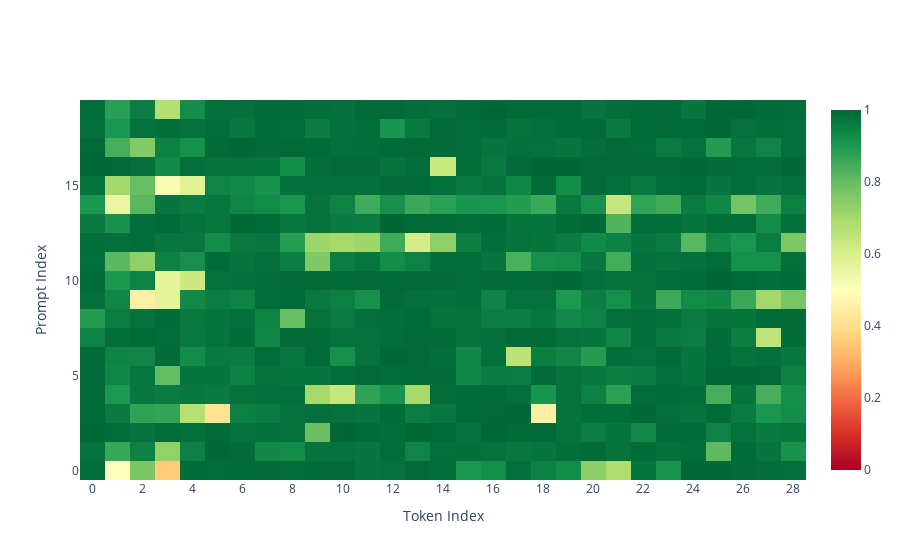

The notebook cell saved with this chart:
### Code cell
plot_scores_by_prompt(fact_scores)

### Figure 1 — Plotly figure (JSON) as saved in the notebook; plotly's stock layout.template omitted (floating-point values rounded to 4 significant figures; data arrays with more than 128 entries replaced by an {"elided": "..."} marker saying what was removed)
{"data": [{"colorscale": [[0, "rgb(165,0,38)"], [0.1, "rgb(215,48,39)"], [0.2, "rgb(244,109,67)"], [0.3, "rgb(253,174,97)"], [0.4, "rgb(254,224,139)"], [0.5, "rgb(255,255,191)"], [0.6, "rgb(217,239,139)"], [0.7, "rgb(166,217,106)"], [0.8, "rgb(102,189,99)"], [0.9, "rgb(26,152,80)"], [1, "rgb(0,104,55)"]], "hoverongaps": false, "showscale": true, "type": "heatmap", "z": {"elided": "20x29 float values"}, "zmax": 1, "zmin": 0}], "layout": {"autosize": true, "xaxis": {"autorange": true, "nticks": 29, "range": [-0.5, 28.5], "title": {"text": "Token Index"}}, "yaxis": {"autorange": true, "range": [-0.5, 19.5], "title": {"text": "Prompt Index"}}}}
